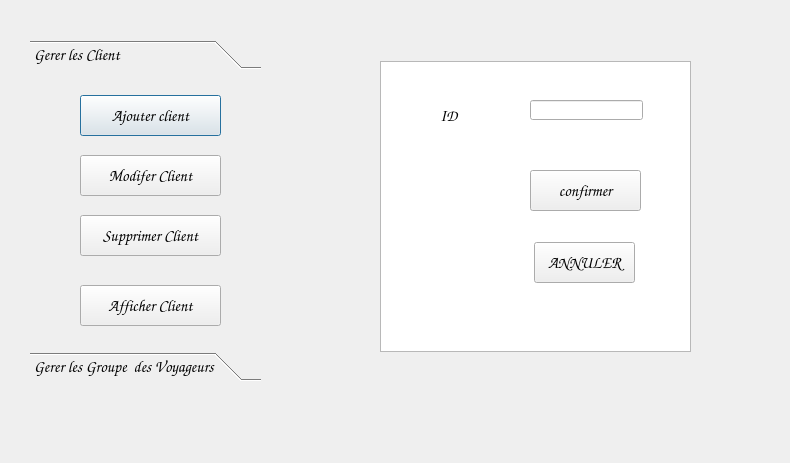
<?xml version="1.0" encoding="UTF-8"?>
<ui version="4.0">
 <class>supprimer_client</class>
 <widget class="QDialog" name="supprimer_client">
  <property name="geometry">
   <rect>
    <x>0</x>
    <y>0</y>
    <width>790</width>
    <height>463</height>
   </rect>
  </property>
  <property name="font">
   <font>
    <family>Comic Sans MS</family>
    <pointsize>12</pointsize>
   </font>
  </property>
  <property name="windowTitle">
   <string>Dialog</string>
  </property>
  <widget class="QToolBox" name="toolBox">
   <property name="geometry">
    <rect>
     <x>30</x>
     <y>40</y>
     <width>231</width>
     <height>341</height>
    </rect>
   </property>
   <property name="currentIndex">
    <number>0</number>
   </property>
   <widget class="QWidget" name="client">
    <property name="geometry">
     <rect>
      <x>0</x>
      <y>0</y>
      <width>231</width>
      <height>267</height>
     </rect>
    </property>
    <attribute name="label">
     <string>Gerer les Client </string>
    </attribute>
    <widget class="QPushButton" name="pushButton">
     <property name="geometry">
      <rect>
       <x>50</x>
       <y>20</y>
       <width>141</width>
       <height>41</height>
      </rect>
     </property>
     <property name="text">
      <string>Ajouter client</string>
     </property>
    </widget>
    <widget class="QPushButton" name="pushButton_2">
     <property name="geometry">
      <rect>
       <x>50</x>
       <y>80</y>
       <width>141</width>
       <height>41</height>
      </rect>
     </property>
     <property name="text">
      <string>Modifer Client</string>
     </property>
    </widget>
    <widget class="QPushButton" name="pushButton_3">
     <property name="geometry">
      <rect>
       <x>50</x>
       <y>140</y>
       <width>141</width>
       <height>41</height>
      </rect>
     </property>
     <property name="text">
      <string>Supprimer Client</string>
     </property>
    </widget>
    <widget class="QPushButton" name="pushButton_4">
     <property name="geometry">
      <rect>
       <x>50</x>
       <y>210</y>
       <width>141</width>
       <height>41</height>
      </rect>
     </property>
     <property name="text">
      <string>Afficher Client</string>
     </property>
    </widget>
   </widget>
   <widget class="QWidget" name="groupedevoyageurs">
    <property name="geometry">
     <rect>
      <x>0</x>
      <y>0</y>
      <width>231</width>
      <height>267</height>
     </rect>
    </property>
    <attribute name="label">
     <string>Gerer les Groupe  des Voyageurs</string>
    </attribute>
    <widget class="QPushButton" name="pushButton_5">
     <property name="geometry">
      <rect>
       <x>40</x>
       <y>30</y>
       <width>141</width>
       <height>41</height>
      </rect>
     </property>
     <property name="text">
      <string>Ajouter Groupe</string>
     </property>
    </widget>
    <widget class="QPushButton" name="pushButton_6">
     <property name="geometry">
      <rect>
       <x>40</x>
       <y>90</y>
       <width>141</width>
       <height>41</height>
      </rect>
     </property>
     <property name="text">
      <string>Modifer Groupe</string>
     </property>
    </widget>
    <widget class="QPushButton" name="pushButton_7">
     <property name="geometry">
      <rect>
       <x>40</x>
       <y>150</y>
       <width>141</width>
       <height>41</height>
      </rect>
     </property>
     <property name="text">
      <string>Supprimer Groupe</string>
     </property>
    </widget>
    <widget class="QPushButton" name="pushButton_8">
     <property name="geometry">
      <rect>
       <x>40</x>
       <y>210</y>
       <width>141</width>
       <height>41</height>
      </rect>
     </property>
     <property name="text">
      <string>Afficher Groupe</string>
     </property>
    </widget>
   </widget>
  </widget>
  <widget class="QLabel" name="label_2">
   <property name="geometry">
    <rect>
     <x>-4</x>
     <y>2</y>
     <width>791</width>
     <height>451</height>
    </rect>
   </property>
   <property name="text">
    <string/>
   </property>
   <property name="pixmap">
    <pixmap>../../Desktop/téléchargement (2).jpg</pixmap>
   </property>
  </widget>
  <widget class="QTextBrowser" name="textBrowser">
   <property name="geometry">
    <rect>
     <x>380</x>
     <y>61</y>
     <width>311</width>
     <height>291</height>
    </rect>
   </property>
  </widget>
  <widget class="QLabel" name="label">
   <property name="geometry">
    <rect>
     <x>440</x>
     <y>100</y>
     <width>81</width>
     <height>31</height>
    </rect>
   </property>
   <property name="text">
    <string>ID</string>
   </property>
  </widget>
  <widget class="QLineEdit" name="lineEdit">
   <property name="geometry">
    <rect>
     <x>530</x>
     <y>100</y>
     <width>113</width>
     <height>20</height>
    </rect>
   </property>
  </widget>
  <widget class="QPushButton" name="pushButton_9">
   <property name="geometry">
    <rect>
     <x>530</x>
     <y>170</y>
     <width>111</width>
     <height>41</height>
    </rect>
   </property>
   <property name="text">
    <string>confirmer</string>
   </property>
  </widget>
  <widget class="QPushButton" name="pushButton_10">
   <property name="geometry">
    <rect>
     <x>534</x>
     <y>242</y>
     <width>101</width>
     <height>41</height>
    </rect>
   </property>
   <property name="text">
    <string>ANNULER</string>
   </property>
  </widget>
  <zorder>label_2</zorder>
  <zorder>toolBox</zorder>
  <zorder>textBrowser</zorder>
  <zorder>label</zorder>
  <zorder>lineEdit</zorder>
  <zorder>pushButton_9</zorder>
  <zorder>pushButton_10</zorder>
 </widget>
 <resources/>
 <connections/>
</ui>
